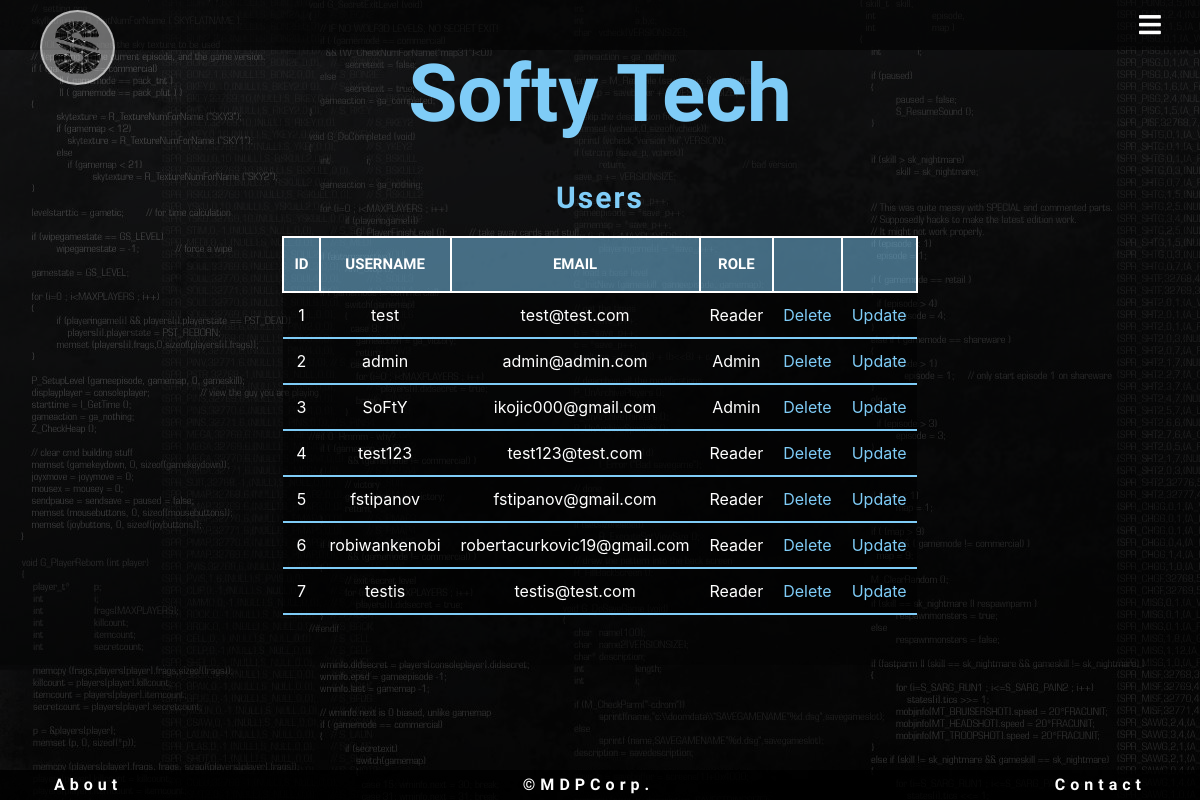
Before: /admin/users (signed in) with the older database file.
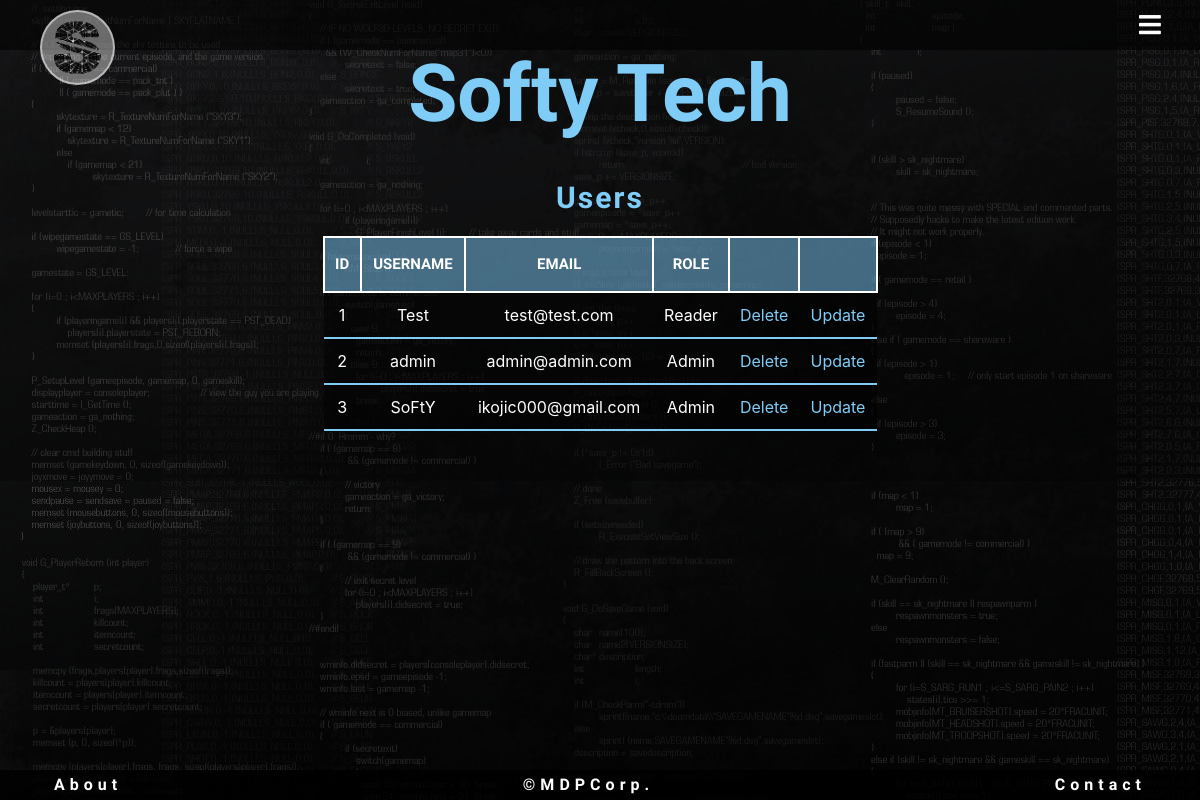
After: the same page with the newer database file.
### flaskblog/models.py (models this page shows, shortened)
class User(db.Model, UserMixin):
    __tablename__ = 'users'
    id = db.Column(db.Integer, primary_key=True)
    username = db.Column(db.String(15), unique=True, nullable=False)
    email = db.Column(db.String(30), unique=True, nullable=False)
    email_confirmed_at = db.Column(db.DateTime(), default=datetime.utcnow)
    password = db.Column(db.String(60), nullable=False)
    roles = db.relationship('Role', secondary='user_roles')
    comments = db.relationship('Comment', backref = 'user', lazy= 'dynamic')
    active = db.Column(db.Boolean(), default=True)

class Role(db.Model):
    __tablename__ = 'roles'
    id = db.Column(db.Integer(), primary_key=True)
    name = db.Column(db.String(50), unique=True)

### flaskblog/users/routes.py (the view)
@users.route("/admin/users")
@login_required
@roles_required('Admin')
def userList():
    users = User.query.all()
    return render_template('admin_Users.html', users=users)

### flaskblog/templates/admin_Users.html
{% extends "admin_Base.html" %}
{% block content %}
<h2>Users</h2>
<table>
    <tr>
        <th>ID</th>
        <th>Username</th>
        <th>Email</th>
        <th>Role</th>
        <th></th>
        <th></th>
    </tr>
    {% for user in users %}
    <tr>
        <td>{{user.id}}</td>
        <td>{{user.username}}</td>
        <td>{{user.email}}</td>
        <td>{{ user.roles[0].name }}</td>
        <td><a href="{{ url_for('users.delete_user', user_id=user.id) }}">Delete</a></td>
        <td><a href="{{ url_for('users.update_user', user_id=user.id) }}">Update</a></td>
    </tr>
    {% endfor %}
</table>
{% endblock %}

### flaskblog/templates/admin_Base.html (shortened to what this page needs)
<!DOCTYPE html>
<html>
<head>
    <link rel="stylesheet" href="https://stackpath.bootstrapcdn.com/bootstrap/4.1.3/css/bootstrap.min.css">
    <link rel="stylesheet" type="text/css" href="{{ url_for('static', filename='css/adminCSS.css') }}">
    <link rel="stylesheet" href="{{ url_for('static', filename='css/form.css') }}">
    <link rel="stylesheet" href="{{ url_for('static', filename='css/test.css') }}">
    <link rel="stylesheet" href="https://use.fontawesome.com/releases/v5.5.0/css/all.css"
>
</head>
<body>
    {% include "includes/admin_Header.html" %}
    <div class="container">
        {% block content%}
        {% endblock %}
    </div>
    {% include "includes/admin_Footer.html" %}
</body>
</html>

### flaskblog/templates/includes/admin_Header.html
<header>
    <div class="navbar">
        <a href="/" id="logo"></a>
        <a class="btnAdminMenu">
            <i class="fas fa-bars"></i>
        </a>
    </div>
    <div class="title" id="titleID">
        <h1>Softy Tech</h1>
    </div>
</header>

### flaskblog/templates/includes/admin_Footer.html
<footer>
    <div class="footer-full">
        <a href="{{ url_for('about') }}" class="footerBtn" id="aboutBtn">About</a>
        <a href="{{ url_for('login') }}" class="footerBtn" id="creditsBtn">&copyMDPCorp.</a>
        <a href="{{ url_for('contact') }}" class="footerBtn" id="contactBtn">Contact</a>
    </div>
</footer>

### flaskblog/static/css/adminCSS.css (style rules this page uses)
#logo { background: rgba(255, 255, 255, 0.4); background-image: url(images/SoftyTech.png); background-size: contain; float: left; height: 75px; width: 75px; margin: 10px 0 0 50px; border: solid rgba(255, 255, 255, 0.5) 2px; border-radius: 50%; position: fixed; top: 0; left: -10px; }
.navbar { height: 50px; overflow: hidden; display: flex; align-items: center; vertical-align: middle; background: rgba(0, 0, 0, .6); width: 100%; position: fixed; top: 0; right: 0; z-index: 1000; }
.btnAdminMenu { color: white; font-size: 25px; position: absolute; right: 0; height: 50px; width: 50px; text-align: center; line-height: 50px; margin-right: 25px; cursor: pointer; transition: color 1s; z-index: 1000; }
.btnAdminMenu i { color: white; }
.title { width: 80%; height: 100px; margin: 30px auto 0 auto; text-align: center; }
#titleID h1 { margin: 0; padding: 0; color: #7FCCF7; font-size: 80px; font-family: 'Orbitron'; font-weight: bolder; line-height: 1.6; }
footer { position: fixed; left: 0; bottom: 0; background-color: rgba(0, 0, 0, .8); width: 100%; height: 30px; }
.footer-full { width: 91%; margin: 0 auto; text-align: center; }
.footerBtn { color: white; text-decoration: none; font-family: 'Orbitron'; font-weight: bold; line-height: 30px; letter-spacing: 5px; }
#aboutBtn { float: left; }
#contactBtn { float: right; }
body { background: linear-gradient(to bottom right, rgba(0, 0, 0, .6), rgba(0, 0, 0, .8)), url(images/background.jpg) fixed; margin: 5px 0 5px 0; }
h2 { text-align: center; color: #7FCCF7; font-family: 'Orbitron'; font-weight: bold; font-size: 30px; margin-top: 50px; letter-spacing: 2px; }
table { width: 50%; margin: 0 auto; margin-top: 20px; margin-bottom: 50px; color: white; }
th { background: rgba(127, 204, 247, .5); text-align: center; padding: 15px 10px; border: solid 2px white; text-transform: uppercase; font-family: 'Orbitron'; font-size: 15px; }
td { background: rgba(0, 0, 0, .5); margin: 5px; padding: 10px; border-bottom: solid 2px #7FCCF7; text-align: center; max-width: 300px; }
td a { color: #7FCCF7; text-decoration: none; }

Changed rows visible on the page:
removed User: id "4", username "test123", email "test123@test.com", name "Reader"
removed User: id "5", username "fstipanov", email "fstipanov@gmail.com", name "Reader"
removed User: id "6", username "robiwankenobi", email "robertacurkovic19@gmail.com", name "Reader"
removed User: id "7", username "testis", email "testis@test.com", name "Reader"
changed User "test@test.com": username "test" → "Test"
